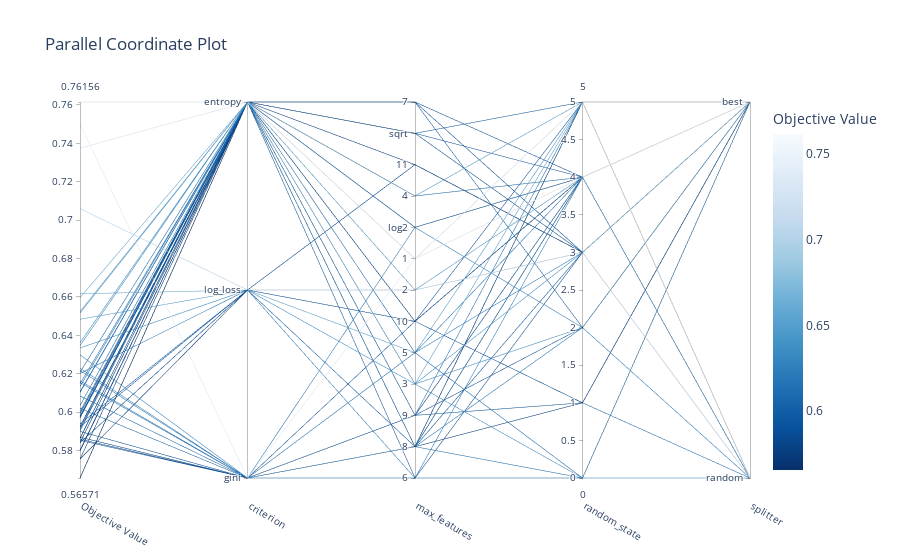

Here is the notebook cell this chart was saved with:
### Code cell
from matplotlib import pyplot as plt
fig_study = optuna.visualization.plot_parallel_coordinate(study, params=["criterion", "splitter","max_features","random_state"])
fig_study.show()
